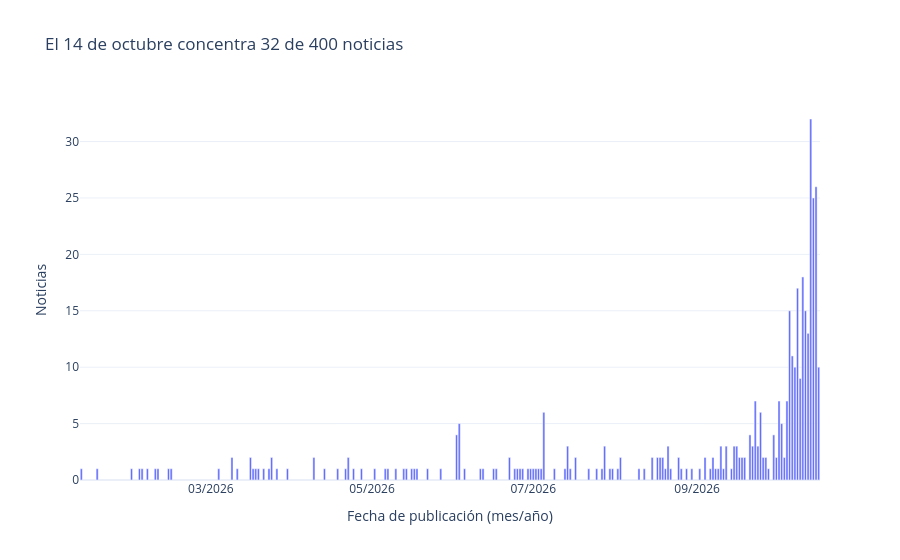

Write notebook code for a chart like this one.
### Code cell
por_fecha = df.groupby('fecha').size().rename('noticias').reset_index().sort_values('fecha')
por_fecha['fecha'] = pd.to_datetime(por_fecha.fecha)
pico = por_fecha.loc[por_fecha.noticias.idxmax()]
meses = ['enero', 'febrero', 'marzo', 'abril', 'mayo', 'junio',
         'julio', 'agosto', 'septiembre', 'octubre', 'noviembre', 'diciembre']
fecha_pico = f"{pico['fecha'].day} de {meses[pico['fecha'].month - 1]}"
fig = px.bar(por_fecha, x='fecha', y='noticias',
             title=f"El {fecha_pico} concentra {int(pico['noticias'])} de {len(df)} noticias",
             labels={'fecha': 'Fecha de publicación (mes/año)', 'noticias': 'Noticias'})
fig.update_xaxes(dtick='M2', tickformat='%m/%Y')
fig.show()
fecha_inicio = pd.to_datetime(df.fecha.min()).strftime('%d/%m/%Y')
fecha_fin = pd.to_datetime(df.fecha.max()).strftime('%d/%m/%Y')
print(f'Período de publicación: del {fecha_inicio} al {fecha_fin}')
